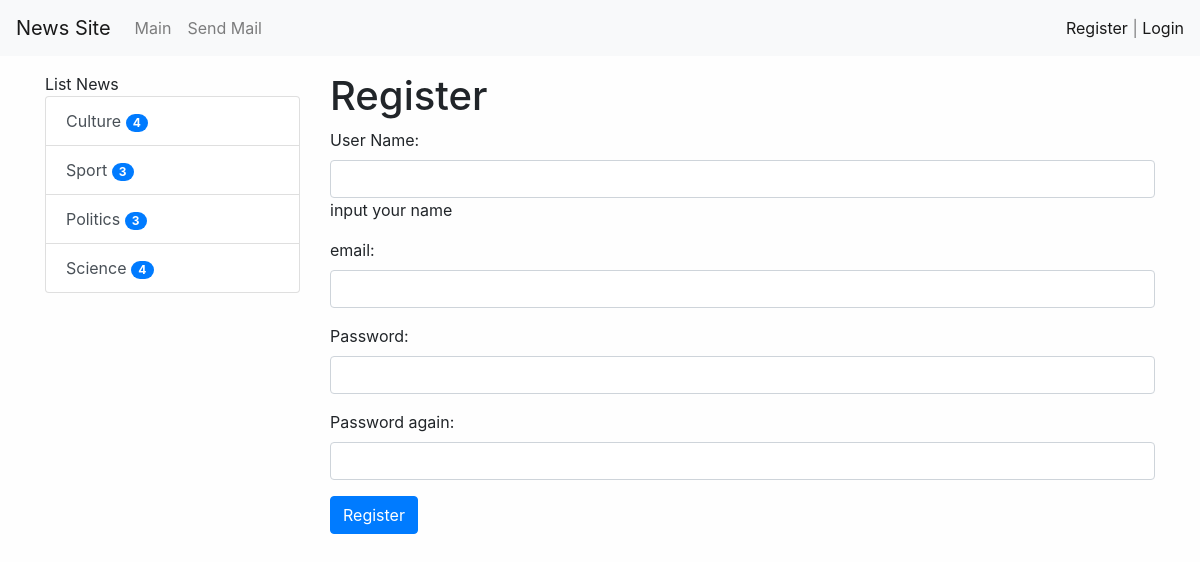
Screenshot of /register/ with the database file from the repository.
### news/models.py (models this page shows, shortened)
class Category(models.Model):
    title = models.CharField(max_length=150, db_index=True)
    def get_absolute_url(self):
        return reverse('category', kwargs={'category_id': self.pk})
    class Meta:
        ordering = ['title']
        verbose_name: 'Category'
        verbose_name_plural: 'Categorys'

### news/views.py (the view)
# urls.py: path('register/', register, name='register'),
def register(request):
    if request.method == 'POST':
        form = UserRegisterForm(request.POST)
        if form.is_valid():
            user = form.save()
            login(request, user)
            messages.success(request, 'success')
            return redirect('login')
        else:
            messages.error(request, 'Error')
    else:
        form = UserRegisterForm()
    return render(request, 'news/register.html', {'form': form})

### news/forms.py
class UserRegisterForm(UserCreationForm):
    username = forms.CharField(label='User Name', help_text='input your name', widget=forms.TextInput(attrs={'class': 'form-control'}))
    password1 = forms.CharField(label='Password', widget=forms.PasswordInput(attrs={'class': 'form-control'}))
    password2 = forms.CharField(label='Password again', widget=forms.PasswordInput(attrs={'class': 'form-control'}))
    email = forms.EmailField(label='email', widget=forms.EmailInput(attrs={'class': 'form-control'}))
    class Meta:
        model = User
        fields = ('username', 'email', 'password1', 'password2')

### news/templatetags/news_tags.py (called while the page is built)
@register.inclusion_tag('news/list_categories.html')
def show_categories(arg1='List ', arg2='world'):
    categories = Category.objects.annotate(cnt=Count('news', filter=F('news__is_published'))).filter(cnt__gt=0)
    return {'categories': categories, 'arg1': arg1, 'arg2': arg2}

### news/templates/news/register.html (shortened to what this page needs)
{% extends 'base.html' %}
{% block sidebar %}
{% include 'inc/_sidebar.html' %}
{% endblock %}
{% block content %}
<h1>Register</h1>
<form method="post">
    {{ form.as_p }}
<button type="submit" class="btn btn-primary">Register</button>
</form>
{% endblock %}

### news/templates/news/list_categories.html
<div class="list-group">
   {{ arg1 }}{{ arg2 }}
   {% for item in categories %}
   <a href="{{ item.get_absolute_url }}" class="list-group-item list-group-item-action">{{ item.title }}  <span class="badge badge-primary badge-pill">{{ item.cnt }}</span></a>
   {% endfor %}
</div>

### mysite/static/css/style.css (style rules this page uses)
body { background-color: #fefefe; }

### rows the page displays
Category: title "Culture", cnt "4"
Category: title "Sport", cnt "3"
Category: title "Politics", cnt "3"
Category: title "Science", cnt "4"

### other values shown
{{ arg1 }} "List"
{{ arg2 }} "News"
